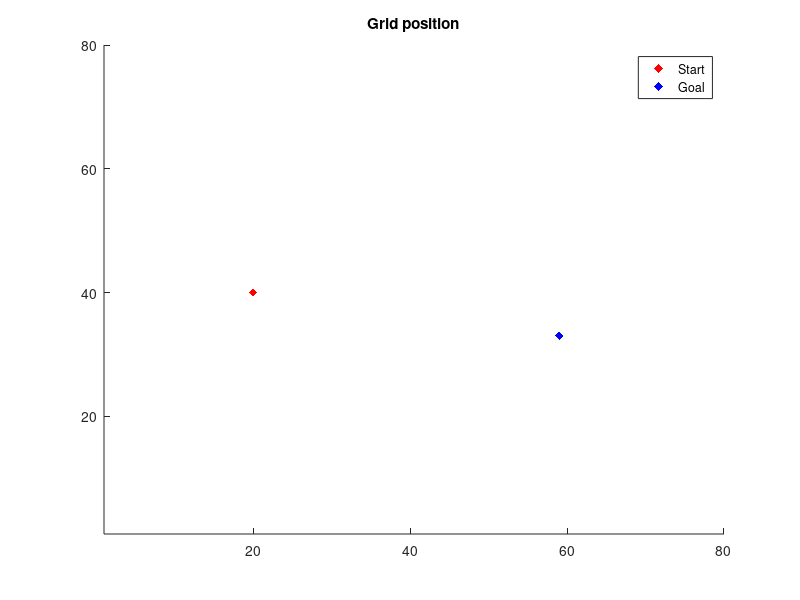
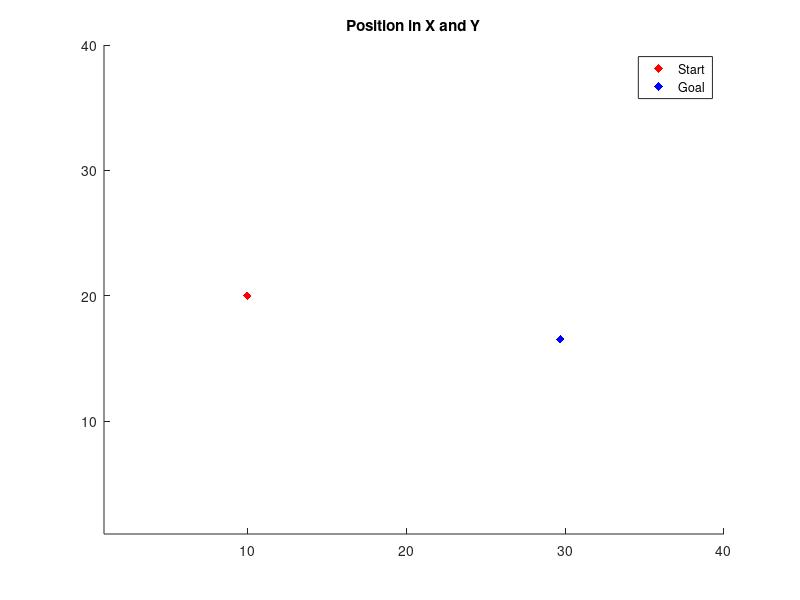

MATLAB code to generate these figures, in order: (Note: this script raises an error after producing the figures.)
%--------------------------------------------------------------------------
%            Parthasarathy Nadarajan
%            CARISSMA & Technische Hochschule Ingolstadt (THI)
%            Path Planning using RRT 
%--------------------------------------------------------------------------
clc; clearvars; close all;

%% Define the configuration space
load('POG_scenario');
% Rotate the occupancy grid
gridConverted = rot90(predictedOccupancyGrid, 3);

%% EGO vehicle data
EGO.vel = 5; % m/s
EGO.psi = 0; % degrees
EGO.ax = 0; % m/s^2
EGO.ay = 0; % m/s^2
EGO.xCG = 10; % m
EGO.yCG = 20; % m
EGO.lf = 2; % m
EGO.lr = 2; % m
EGO.w = 2; % m

%% Define the start and goal point
% Prediction time for the path planning algorithm
predictionTime = 4; % s

p_start = [EGO.xCG/0.5, EGO.yCG/0.5]; % grid position

% Start point in terms of position
p_pos_start(1) = EGO.xCG;
p_pos_start(2) = EGO.yCG;

% EGO position after 2 seconds will be the goal position
distMoved = EGO.vel*predictionTime; 
tx_pos = distMoved*cosd(EGO.psi-10);
ty_pos = distMoved*sind(EGO.psi-10);
p_pos_goal(1) = EGO.xCG+tx_pos;
p_pos_goal(2) = EGO.yCG+ty_pos;

p_goal = [round(p_pos_goal(1)/0.5), round(p_pos_goal(2)/0.5)]; % grid position

% Plot the start and the goal point
figure(2)
scatter(p_start(1), p_start(2), 'r', 'filled', 'd'); hold on
scatter(p_goal(1), p_goal(2), 'b', 'filled', 'd');
axis([1 80 1 80]);
title('Grid position');
legend('Start', 'Goal');
legend('AutoUpdate', 'off')

figure(3);
scatter(p_pos_start(1), p_pos_start(2), 'r', 'filled', 'd'); hold on
scatter(p_pos_goal(1), p_pos_goal(2), 'b', 'filled', 'd');
axis([1 40 1 40]);
title('Position in X and Y');
legend('Start', 'Goal');
legend('AutoUpdate', 'off')

%% Parameters for RRT algorithm
param.maxIter = 2000;
param.minThresh = 1.0; % minimum probability of occupancy
RRTSampleTime = 0.1;
simulationStepTime = 0.02;
param.minRes = EGO.vel*simulationStepTime; % steps in between RRT
param.minDist = EGO.vel*RRTSampleTime; % distance constrained based on RRT sample time
param.stopThresh = 0.5; % distance around the goal to stop simulation
param.plotGraph = true;
param.minAngle = 40; % constraints on the steering

%% Initialise the tree
rrt = {};
rrt = AddNode(rrt, p_start, p_pos_start, 0, EGO.psi, 1, 1); %0 - root node, %1 - simulationTime is 1 % 1 - terminal node

%% Path planning
tic
[rrt, iter] = pathPlanning(p_goal, p_pos_goal, rrt, EGO, gridConverted, param);
timeTaken = toc;

%% Extracting the path from tree
i = length(rrt);
% Select the node that is closest to the goal as well as a terminal node
for j = 1:i
    dist = sqrt((rrt{j}.p(1) -p_goal(1))^2 + (rrt{j}.p(2)-p_goal(2))^2);
    if (j == 1) || (dist < mindist) && (rrt{j}.terminalNode == 1)
        mindist = dist;
        imin = j;
    end
end

figure(2);
scatter(rrt{imin}.p(1), rrt{imin}.p(2), 'g', 'filled', 'd', 'LineWidth', 2);
P = rrt{imin}.p';
P_angle = rrt{imin}.angPrev;
j = imin;
while 1
    j = rrt{j}.iPrev;
    if j == 0
        break
    end
    P = [rrt{j}.p' P];
    P_pos = P*0.5;
    P_angle = [rrt{j}.angPrev P_angle];
end

%% Plot the unsmoothed path
if isempty(P)
    disp('Could not find valid path');
else
    fprintf('Time taken for the RRT algorithm to find a path is %d', timeTaken);
    fprintf('The number of iterations taken is %d', iter-1);
    
    for i = 2:length(P)
        figure(2);
        scatter(P(1,i),P(2,i),'ko', 'filled');
        plot([P(1,i);P(1,i-1)],[P(2,i);P(2,i-1)],'b','LineWidth',1);
        figure(3);
        scatter(P(1,i)*0.5,P(2,i)*0.5,'ko', 'filled');
        plot([P(1,i)*0.5;P(1,i-1)*0.5],[P(2,i)*0.5;P(2,i-1)*0.5],'b','LineWidth',1);
        % Plotting the vehicle
        ex=cosd(P_angle(i));
        ey=sind(P_angle(i));
        exOrtho=ex*cos(pi/2)+ey*sin(pi/2);
        eyOrtho=-ex*sin(pi/2)+ey*cos(pi/2);
        P_plot(1)=P(1,i)*0.5+ex*(EGO.lf)+EGO.w/2*exOrtho;
        P_plot(2)=P(2,i)*0.5+ey*(EGO.lf)+EGO.w/2*eyOrtho;
        P_plot(3)=P(1,i)*0.5+ex*(EGO.lf)-EGO.w/2*exOrtho;
        P_plot(4)=P(2,i)*0.5+ey*(EGO.lf)-EGO.w/2*eyOrtho;
        P_plot(5)=P(1,i)*0.5-ex*(EGO.lr)+EGO.w/2*exOrtho;
        P_plot(6)=P(2,i)*0.5-ey*(EGO.lr)+EGO.w/2*eyOrtho;
        P_plot(7)=P(1,i)*0.5-ex*(EGO.lr)-EGO.w/2*exOrtho;
        P_plot(8)=P(2,i)*0.5-ey*(EGO.lr)-EGO.w/2*eyOrtho;
        plot([P_plot(1) P_plot(3)], [P_plot(2) P_plot(4)], 'Color', 'b', 'LineWidth', 2);
        plot([P_plot(1) P_plot(5)], [P_plot(2) P_plot(6)], 'Color', 'b');
        plot([P_plot(3) P_plot(7)], [P_plot(4) P_plot(8)], 'Color', 'b');
        plot([P_plot(7) P_plot(5)], [P_plot(8) P_plot(6)], 'Color', 'b');
    end
    for i = 1:length(rrt)
        if rrt{i}.terminalNode == 0
            figure(2);
            scatter(rrt{1,i}.p(1), rrt{1,i}.p(2), 'yo', 'filled');
            figure(3);
            scatter(rrt{1,i}.p(1)*0.5, rrt{1,i}.p(2)*0.5, 'yo', 'filled');
        else
            figure(2);
            scatter(rrt{1,i}.p(1), rrt{1,i}.p(2), 'mo', 'filled');
            figure(3);
            scatter(rrt{1,i}.p(1)*0.5, rrt{1,i}.p(2)*0.5, 'mo', 'filled');
        end
    end
end

%% Function - Path planning
function [rrt, iter] = pathPlanning(p_goal, p_pos_goal, rrt, EGO, gridConverted, param)
iter = 1;
sampleTime = 1;

while iter <= param.maxIter
    % Choose a random point and sometime biased based on the goal
    if rem(iter, 100) == 0
        p_rand(1) = p_goal(1);
        p_rand(2) = p_goal(2);
    else
        p_rand(1) = randperm(80, 1);
        p_rand(2) = randperm(80, 1);
    end
    
    % Skip to next iteration if the vertex is not valid based on occupancy
    probOccupancy = gridConverted(p_rand(1), p_rand(2), 1);
    if probOccupancy > param.minThresh
        iter = iter+1;
        continue
    end
    
    % Conversion from grid to position
    p_pos_rand(2) = p_rand(2)*0.5;
    p_pos_rand(1) = p_rand(1)*0.5;
    
    % Plot the selected random node
    if param.plotGraph
        figure(2)
        plotObject(1) = scatter(p_rand(1), p_rand(2), 'ro');
        figure(3)
        plotObject(3) = scatter(p_pos_rand(1), p_pos_rand(2), 'ro');
    end
    
    % Select the nearest vertex to the chosen random vertex
    for i = 1:length(rrt)
        
        % Heuristic 1 - Calculate the distance between the vertices
        dist =sqrt((rrt{i}.p(1) -p_rand(1))^2 + (rrt{i}.p(2)-p_rand(2))^2);
        
        % Heuristic 2 - Angle deviation required 
        p_angle = atan2d(p_pos_rand(2)-rrt{i}.p(2)*0.5, p_pos_rand(1)-rrt{i}.p(1)*0.5)+360*(p_pos_rand(2)-rrt{i}.p(2)*0.5<0);     
        l_angle = rrt{i}.angPrev; 
        
        if (p_angle >=0 && p_angle <=90 && l_angle >= 270 && l_angle <=360)
            angle_diff = p_angle + (360-l_angle);
        elseif (l_angle >=0 && l_angle <=90 && p_angle >= 270 && p_angle <=360)
            angle_diff = l_angle + (360-p_angle);
        else
            angle_diff = l_angle-p_angle;
        end

        % Cost 
        cost = dist+abs(angle_diff)/360; 
        if (i == 1) || (cost < mincost)
            mincost = cost;
            imin = i;
            l = rrt{i}.p;
            sampleTime = rrt{i}.sampleTime;
            min_angle_diff = angle_diff;
            min_p_angle = p_angle;
        end
    end
    
    if abs(min_angle_diff) > param.minAngle
        iter = iter+1;
        continue;
    end
    
    % Convert grid to position
    p_pos(2) = l(2)*0.5;
    p_pos(1) = l(1)*0.5;
    
    % Plot the selected nearest vertex
    if param.plotGraph
        figure(2)
        plotObject(5) = scatter(l(1), l(2), 'b*');
        figure(3)
        plotObject(6) = scatter(p_pos(1), p_pos(2), 'b*');
    end
    
    % Find a path from the selected nearest vertex to the chosen random vertex
    [col, p_step, p_pos_step] = InCollision_Edge(p_pos, min_p_angle, EGO, gridConverted, param);
    
    % Skip to next iteration if it is not valid edge
    if col == 1
        iter = iter+1;
        if param.plotGraph
            delete(plotObject);
        end
        continue
    end
    
    % Plot the selected nearest node
    if param.plotGraph
        figure(2);
        plotObject(7) = scatter(p_step(1), p_step(2), 'k', 'filled');
        figure(3);
        plotObject(8) = scatter(p_pos_step(1), p_pos_step(2), 'k', 'filled');
    end
    
    % Increment the sample time by 1 when a valid vertex is found
    sampleTime = sampleTime+1;
    
    % Add the valid vertex to the tree
    rrt = AddNode(rrt, p_step, p_pos_step, imin, min_p_angle, sampleTime, 1);
    
    % Calculating the distance to the goal
    dist = norm(p_pos_step-p_pos_goal);
    
    % Considering the distance to the goal
    if (dist <= param.stopThresh) || (iter >= param.maxIter)
        break
    end
    iter = iter+1;
    if param.plotGraph
        delete(plotObject)
    end
end
end

% Function - Add node to the tree------------------------------------------
function rrt = AddNode(rrt, p, p_pos, iPrev, p_angle, sampleTime, termNode)
node.p = p; % position in terms of grid
node.p_pos = p_pos; % position in X and Y
node.iPrev = iPrev; % parent node
node.angPrev = p_angle; % angle between the parent node and child node
node.sampleTime = sampleTime; % time instance at which the node was created
node.terminalNode = termNode; % 1 - terminal node; 0 - not terminal node
if length(rrt) >= 1
    rrt{1,iPrev}.terminalNode = 0;
end
rrt{end+1} = node;
end

% Function - Collision check along the edge--------------------------------
function [col, p_step, p_pos_step] = InCollision_Edge(p_pos, p_angle, EGO, gridConverted, param)
col = 0;
m = ceil(param.minDist/param.minRes);
t = linspace(0, param.minDist, m);
ex=cosd(p_angle);
ey=sind(p_angle);
t_x = t*ex;
t_y = t*ey;
exOrtho=ex*cos(pi/2)+ey*sin(pi/2);
eyOrtho=-ex*sin(pi/2)+ey*cos(pi/2);

for i = 2:(m-1)
    p_pos_step(1) = p_pos(1)+t_x(i);
    p_pos_step(2) = p_pos(2)+t_y(i);
    
    P(1)=p_pos_step(1)+ex*(EGO.lf)+EGO.w/2*exOrtho;
    P(2)=p_pos_step(2)+ey*(EGO.lf)+EGO.w/2*eyOrtho;
    P(3)=p_pos_step(1)+ex*(EGO.lf)-EGO.w/2*exOrtho;
    P(4)=p_pos_step(2)+ey*(EGO.lf)-EGO.w/2*eyOrtho;
    P(5)=p_pos_step(1)-ex*(EGO.lr)+EGO.w/2*exOrtho;
    P(6)=p_pos_step(2)-ey*(EGO.lr)+EGO.w/2*eyOrtho;
    P(7)=p_pos_step(1)-ex*(EGO.lr)-EGO.w/2*exOrtho;
    P(8)=p_pos_step(2)-ey*(EGO.lr)-EGO.w/2*eyOrtho;
    
    % Conversion to grid
    p_step(1) = round(p_pos_step(1)/0.5);
    p_step(2) = round(p_pos_step(2)/0.5);
    P_grid = round(P/(0.5));
    
    % Checking for occupancy value
    probOccupancy(1) = gridConverted(p_step(1), p_step(2), 1);
    probOccupancy(2) = gridConverted(P_grid(1), P_grid(2), 1);
    probOccupancy(3) = gridConverted(P_grid(3), P_grid(4), 1);
    probOccupancy(4) = gridConverted(P_grid(5), P_grid(6), 1);
    probOccupancy(5) = gridConverted(P_grid(7), P_grid(8), 1);
    
    if param.plotGraph
        figure(2);
        plotObject_2(1) = plot([P_grid(1) P_grid(3)], [P_grid(2) P_grid(4)], 'Color', 'b', 'LineWidth', 2);
        plotObject_2(2) = plot([P_grid(1) P_grid(5)], [P_grid(2) P_grid(6)], 'Color', 'b');
        plotObject_2(3) = plot([P_grid(3) P_grid(7)], [P_grid(4) P_grid(8)], 'Color', 'b');
        plotObject_2(4) = plot([P_grid(7) P_grid(5)], [P_grid(8) P_grid(6)], 'Color', 'b');
    end
    
    if any(probOccupancy > param.minThresh)
        col = 1;
        if param.plotGraph
            delete(plotObject_2);
        end
        return;
    end
end
end


